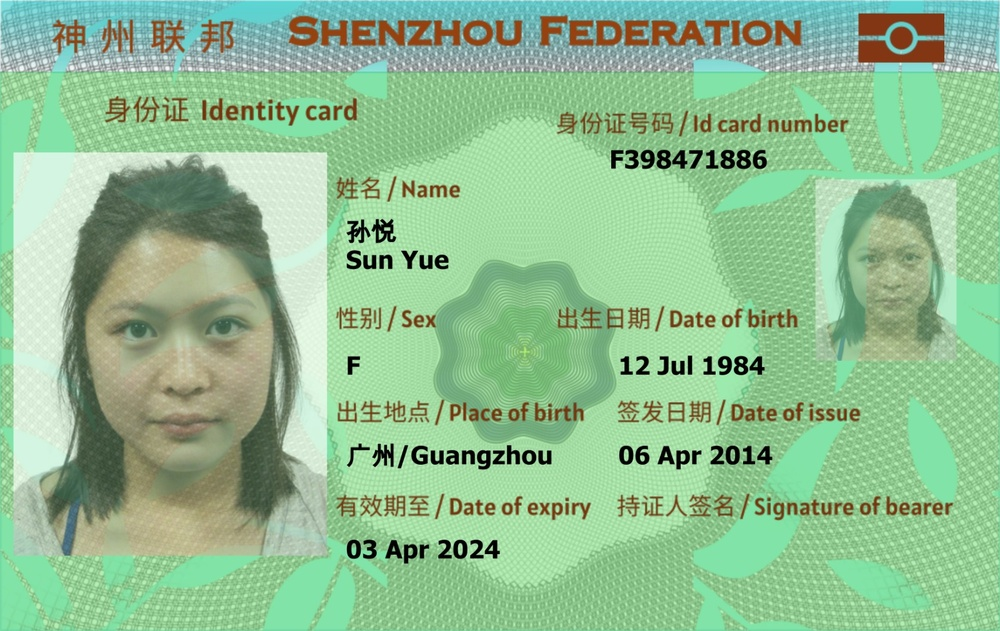
#> input picture WhatsApp Image 2026-02-25 at 3.17.28 PM.jpeg, 1000 x 631 px, shrunk from 1600 x 1009 before the run
$ python -i ai_detector.py   (imports and definitions only)
#> lines starting #> are read from the running program, lines starting #| are printed output that depends on the picture
import cv2
import numpy as np


class AIDetector:

    def analyze_frequency(self, img_gray):

        f = np.fft.fft2(img_gray)

        fshift = np.fft.fftshift(f)

        magnitude = np.log(np.abs(fshift) + 1)

        mag = cv2.normalize(magnitude, None, 0, 255, cv2.NORM_MINMAX)

        return mag.astype("uint8")

    def grid_artifacts(self, fft_map):

        horizontal = np.mean(fft_map, axis=1)

        vertical = np.mean(fft_map, axis=0)

        score = (np.std(horizontal) + np.std(vertical)) / 2

        score = (score / np.max(fft_map)) * 100

        return min(score, 100)

    def noise_pattern(self, img_gray):

        blur = cv2.medianBlur(img_gray, 5)

        noise = img_gray.astype(float) - blur.astype(float)

        score = np.std(noise)

        score = (score / 50) * 100

        return min(score, 100)

    def score(self, img_gray):

        fft_map = self.analyze_frequency(img_gray)

        freq = self.grid_artifacts(fft_map)

        noise = self.noise_pattern(img_gray)

        return 0.6 * freq + 0.4 * noise

>>> import cv2
>>> picture = cv2.imread('WhatsApp Image 2026-02-25 at 3.17.28 PM.jpeg', cv2.IMREAD_GRAYSCALE)
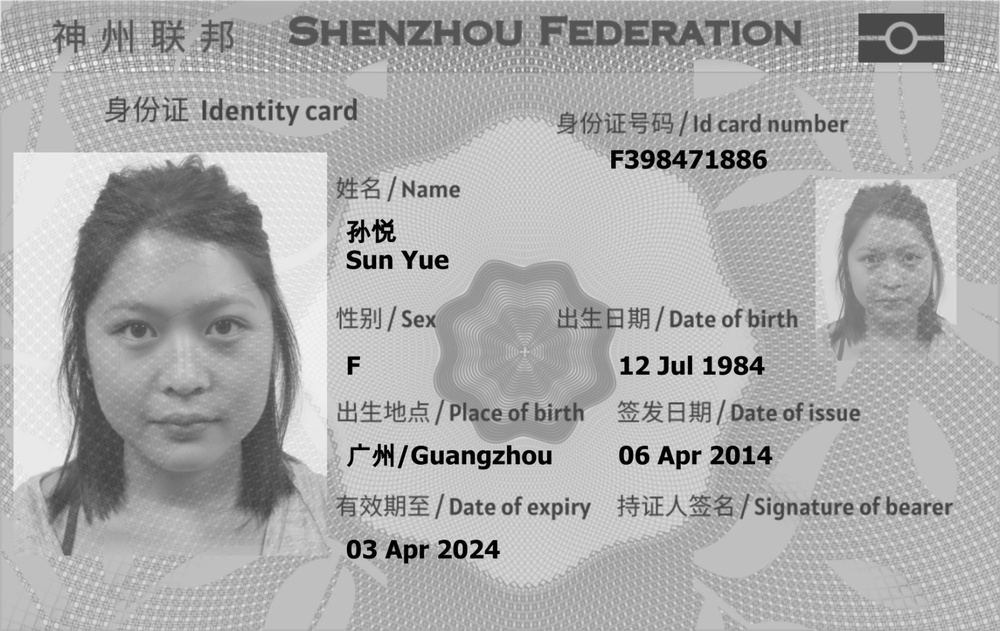
#> picture: shape (631, 1000); min 0, max 252, mean 171.5
>>> result = AIDetector().score(picture)
#> in analyze_frequency, `magnitude = np.log(np.abs(fshift) + 1)`:
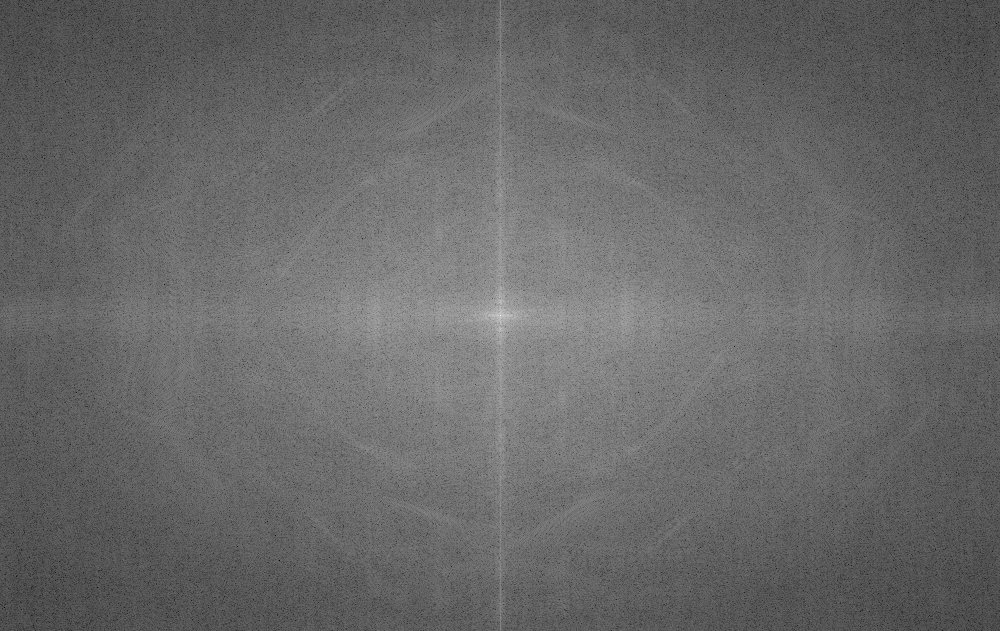
#> magnitude: shape (631, 1000) float64; min 1.3, max 18.5, mean 8.34; drawn with min black and max white
#> in grid_artifacts, `horizontal = np.mean(fft_map, axis=1)`: horizontal = 631 values, max 130.1 at index 315, min 84.19 at index 10, mean 103.9
#> in grid_artifacts, `vertical = np.mean(fft_map, axis=0)`: vertical = 1000 values, max 143.5 at index 500, min 84.75 at index 5, mean 103.9
#> in grid_artifacts, `score = (np.std(horizontal) + np.std(vertical)) / 2`: score = 11.43
#> in grid_artifacts, `score = (score / np.max(fft_map)) * 100`: score = 4.48
#> in noise_pattern, `noise = img_gray.astype(float) - blur.astype(float)`:
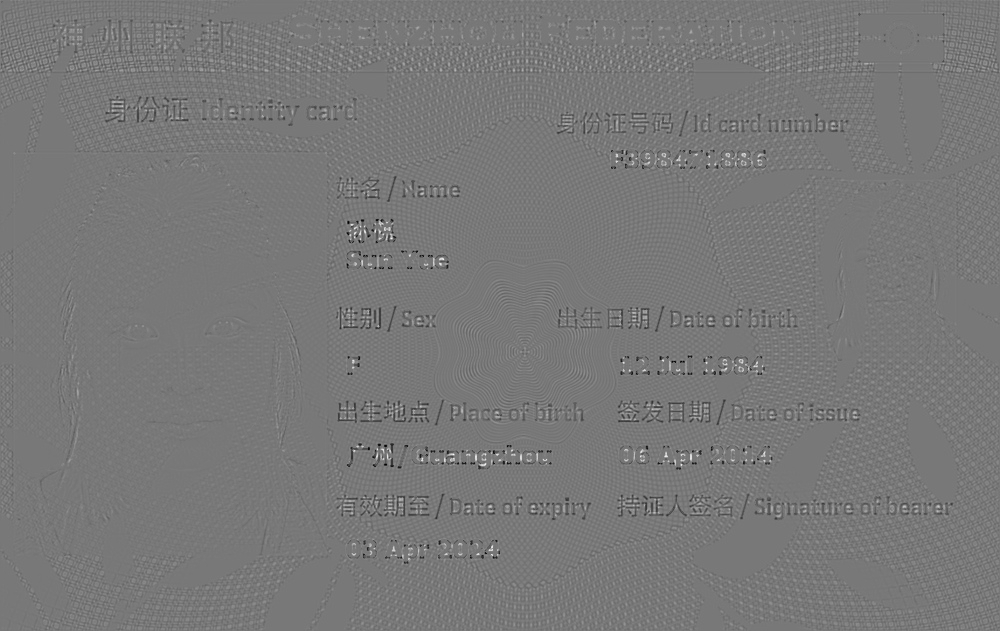
#> noise: shape (631, 1000) float64; min -177, max 197, mean 0; drawn with min black and max white
#> in noise_pattern, `score = np.std(noise)`: score = 12.96
#> in noise_pattern, `score = (score / 50) * 100`: score = 25.93
#> result = 13.06
